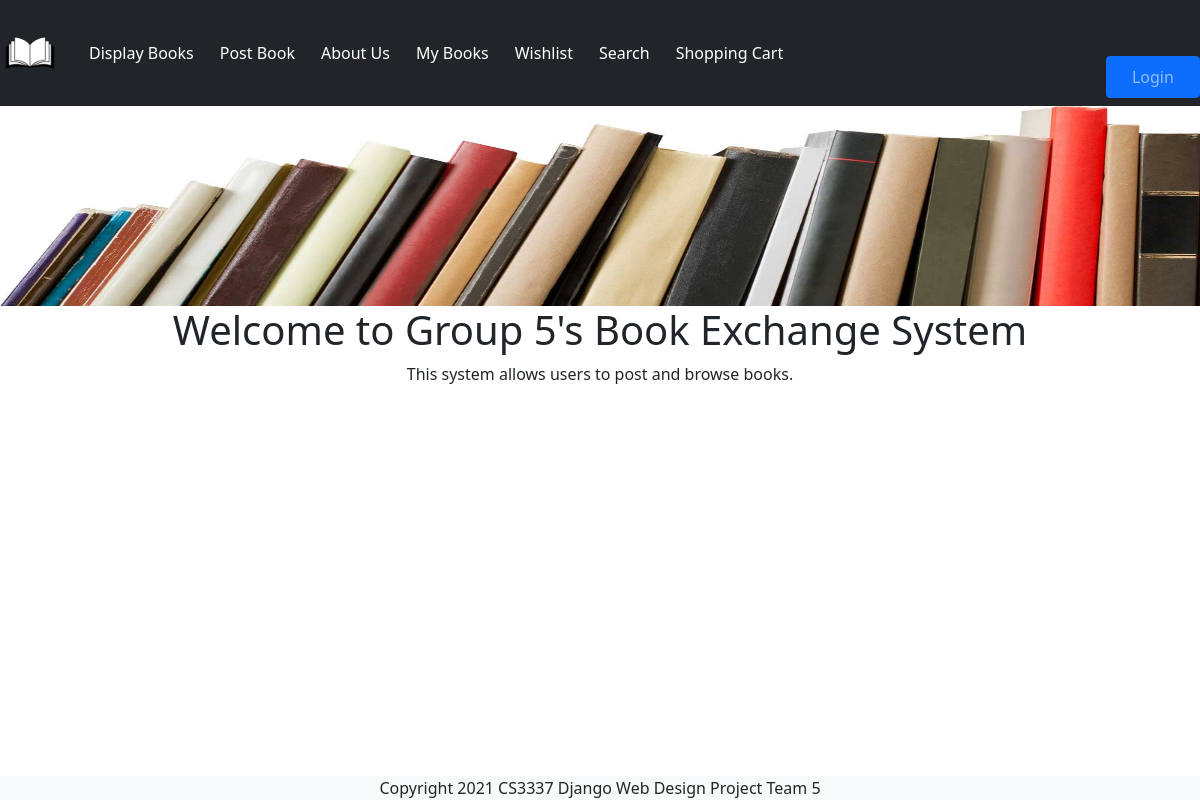
The page / on the database its author committed.
### bookMng/models.py (models this page shows, shortened)
class MainMenu(models.Model):
    item = models.CharField(max_length=200, unique=True)
    link = models.CharField(max_length=200, unique=True)

### bookMng/views.py (the view)
# urls.py: path('', views.index, name='index'),
def index(request):
    return render(request,
                  'bookMng/index.html',
                  {
                      'item_list': MainMenu.objects.all()
                  }
                  )

### bookEx/templates/bookMng/index.html
{% extends "base.html" %}
{% load static %}
{% block sidenav %}
   {% for item in item_list %}
          <a class="nav-item btn btn-dark" href="{{ item.link }}"> {{ item.item }}</a>
   {% endfor %}
{% endblock sidenav %}
{% block content %}
   <h1 align="center"> Welcome to Group 5's Book Exchange System </h1>
   <p align="center"> This system allows users to post and browse books.</p>
{% endblock content%}

### rows shown on the page
MainMenu: item "Display Books"
MainMenu: item "Post Book"
MainMenu: item "About Us"
MainMenu: item "My Books"
MainMenu: item "Wishlist"
MainMenu: item "Search"
MainMenu: item "Shopping Cart"
